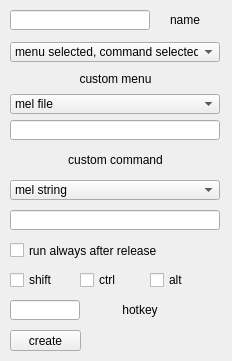
<?xml version="1.0" encoding="UTF-8"?>
<ui version="4.0">
 <class>Form</class>
 <widget class="QWidget" name="Form">
  <property name="geometry">
   <rect>
    <x>0</x>
    <y>0</y>
    <width>232</width>
    <height>361</height>
   </rect>
  </property>
  <property name="windowTitle">
   <string>Form</string>
  </property>
  <widget class="QCheckBox" name="chb_shift">
   <property name="geometry">
    <rect>
     <x>10</x>
     <y>270</y>
     <width>70</width>
     <height>20</height>
    </rect>
   </property>
   <property name="sizePolicy">
    <sizepolicy hsizetype="Fixed" vsizetype="Fixed">
     <horstretch>0</horstretch>
     <verstretch>0</verstretch>
    </sizepolicy>
   </property>
   <property name="minimumSize">
    <size>
     <width>70</width>
     <height>20</height>
    </size>
   </property>
   <property name="maximumSize">
    <size>
     <width>60</width>
     <height>20</height>
    </size>
   </property>
   <property name="text">
    <string>shift</string>
   </property>
  </widget>
  <widget class="QLineEdit" name="line_command">
   <property name="geometry">
    <rect>
     <x>10</x>
     <y>210</y>
     <width>210</width>
     <height>20</height>
    </rect>
   </property>
   <property name="sizePolicy">
    <sizepolicy hsizetype="Fixed" vsizetype="Fixed">
     <horstretch>0</horstretch>
     <verstretch>0</verstretch>
    </sizepolicy>
   </property>
   <property name="minimumSize">
    <size>
     <width>210</width>
     <height>20</height>
    </size>
   </property>
  </widget>
  <widget class="QLineEdit" name="line_menu">
   <property name="geometry">
    <rect>
     <x>10</x>
     <y>120</y>
     <width>210</width>
     <height>20</height>
    </rect>
   </property>
   <property name="sizePolicy">
    <sizepolicy hsizetype="Fixed" vsizetype="Fixed">
     <horstretch>0</horstretch>
     <verstretch>0</verstretch>
    </sizepolicy>
   </property>
   <property name="minimumSize">
    <size>
     <width>210</width>
     <height>20</height>
    </size>
   </property>
  </widget>
  <widget class="QLabel" name="label_2">
   <property name="geometry">
    <rect>
     <x>10</x>
     <y>150</y>
     <width>211</width>
     <height>20</height>
    </rect>
   </property>
   <property name="sizePolicy">
    <sizepolicy hsizetype="Fixed" vsizetype="Fixed">
     <horstretch>0</horstretch>
     <verstretch>0</verstretch>
    </sizepolicy>
   </property>
   <property name="minimumSize">
    <size>
     <width>180</width>
     <height>20</height>
    </size>
   </property>
   <property name="text">
    <string>custom command</string>
   </property>
   <property name="alignment">
    <set>Qt::AlignCenter</set>
   </property>
  </widget>
  <widget class="QLineEdit" name="line_hotkey">
   <property name="geometry">
    <rect>
     <x>10</x>
     <y>300</y>
     <width>70</width>
     <height>20</height>
    </rect>
   </property>
   <property name="sizePolicy">
    <sizepolicy hsizetype="Fixed" vsizetype="Fixed">
     <horstretch>0</horstretch>
     <verstretch>20</verstretch>
    </sizepolicy>
   </property>
   <property name="minimumSize">
    <size>
     <width>70</width>
     <height>20</height>
    </size>
   </property>
   <property name="maximumSize">
    <size>
     <width>60</width>
     <height>16777215</height>
    </size>
   </property>
   <property name="maxLength">
    <number>1</number>
   </property>
  </widget>
  <widget class="QCheckBox" name="chb_ctrl">
   <property name="geometry">
    <rect>
     <x>80</x>
     <y>270</y>
     <width>70</width>
     <height>20</height>
    </rect>
   </property>
   <property name="sizePolicy">
    <sizepolicy hsizetype="Fixed" vsizetype="Fixed">
     <horstretch>0</horstretch>
     <verstretch>0</verstretch>
    </sizepolicy>
   </property>
   <property name="minimumSize">
    <size>
     <width>70</width>
     <height>20</height>
    </size>
   </property>
   <property name="maximumSize">
    <size>
     <width>60</width>
     <height>20</height>
    </size>
   </property>
   <property name="text">
    <string>ctrl</string>
   </property>
  </widget>
  <widget class="QLabel" name="label_1">
   <property name="geometry">
    <rect>
     <x>70</x>
     <y>300</y>
     <width>140</width>
     <height>20</height>
    </rect>
   </property>
   <property name="sizePolicy">
    <sizepolicy hsizetype="Fixed" vsizetype="Fixed">
     <horstretch>0</horstretch>
     <verstretch>0</verstretch>
    </sizepolicy>
   </property>
   <property name="minimumSize">
    <size>
     <width>140</width>
     <height>20</height>
    </size>
   </property>
   <property name="maximumSize">
    <size>
     <width>120</width>
     <height>16777215</height>
    </size>
   </property>
   <property name="text">
    <string>hotkey</string>
   </property>
   <property name="alignment">
    <set>Qt::AlignCenter</set>
   </property>
  </widget>
  <widget class="QLineEdit" name="line_name">
   <property name="geometry">
    <rect>
     <x>10</x>
     <y>10</y>
     <width>140</width>
     <height>20</height>
    </rect>
   </property>
   <property name="sizePolicy">
    <sizepolicy hsizetype="Fixed" vsizetype="Fixed">
     <horstretch>0</horstretch>
     <verstretch>0</verstretch>
    </sizepolicy>
   </property>
   <property name="minimumSize">
    <size>
     <width>140</width>
     <height>20</height>
    </size>
   </property>
   <property name="maximumSize">
    <size>
     <width>120</width>
     <height>16777215</height>
    </size>
   </property>
  </widget>
  <widget class="QPushButton" name="btn_create">
   <property name="geometry">
    <rect>
     <x>10</x>
     <y>330</y>
     <width>71</width>
     <height>21</height>
    </rect>
   </property>
   <property name="sizePolicy">
    <sizepolicy hsizetype="Fixed" vsizetype="Fixed">
     <horstretch>0</horstretch>
     <verstretch>0</verstretch>
    </sizepolicy>
   </property>
   <property name="minimumSize">
    <size>
     <width>60</width>
     <height>20</height>
    </size>
   </property>
   <property name="text">
    <string>create</string>
   </property>
  </widget>
  <widget class="QComboBox" name="cmb_menu">
   <property name="geometry">
    <rect>
     <x>10</x>
     <y>94</y>
     <width>210</width>
     <height>20</height>
    </rect>
   </property>
   <property name="sizePolicy">
    <sizepolicy hsizetype="Fixed" vsizetype="Fixed">
     <horstretch>0</horstretch>
     <verstretch>0</verstretch>
    </sizepolicy>
   </property>
   <property name="minimumSize">
    <size>
     <width>210</width>
     <height>20</height>
    </size>
   </property>
   <item>
    <property name="text">
     <string>mel file</string>
    </property>
   </item>
   <item>
    <property name="text">
     <string>python module</string>
    </property>
   </item>
  </widget>
  <widget class="QCheckBox" name="chb_alt">
   <property name="geometry">
    <rect>
     <x>150</x>
     <y>270</y>
     <width>70</width>
     <height>20</height>
    </rect>
   </property>
   <property name="sizePolicy">
    <sizepolicy hsizetype="Fixed" vsizetype="Fixed">
     <horstretch>0</horstretch>
     <verstretch>0</verstretch>
    </sizepolicy>
   </property>
   <property name="minimumSize">
    <size>
     <width>70</width>
     <height>20</height>
    </size>
   </property>
   <property name="maximumSize">
    <size>
     <width>60</width>
     <height>20</height>
    </size>
   </property>
   <property name="text">
    <string>alt</string>
   </property>
  </widget>
  <widget class="QComboBox" name="cmb_command">
   <property name="geometry">
    <rect>
     <x>10</x>
     <y>180</y>
     <width>210</width>
     <height>20</height>
    </rect>
   </property>
   <property name="sizePolicy">
    <sizepolicy hsizetype="Fixed" vsizetype="Fixed">
     <horstretch>0</horstretch>
     <verstretch>0</verstretch>
    </sizepolicy>
   </property>
   <property name="minimumSize">
    <size>
     <width>210</width>
     <height>20</height>
    </size>
   </property>
   <item>
    <property name="text">
     <string>mel string</string>
    </property>
   </item>
   <item>
    <property name="text">
     <string>python string</string>
    </property>
   </item>
   <item>
    <property name="text">
     <string>python module</string>
    </property>
   </item>
  </widget>
  <widget class="QComboBox" name="cmb_method">
   <property name="geometry">
    <rect>
     <x>10</x>
     <y>42</y>
     <width>210</width>
     <height>20</height>
    </rect>
   </property>
   <property name="minimumSize">
    <size>
     <width>210</width>
     <height>20</height>
    </size>
   </property>
   <property name="maximumSize">
    <size>
     <width>180</width>
     <height>16777215</height>
    </size>
   </property>
   <item>
    <property name="text">
     <string>menu selected, command selected</string>
    </property>
   </item>
   <item>
    <property name="text">
     <string>menu selected, command custom</string>
    </property>
   </item>
   <item>
    <property name="text">
     <string>menu custom, command custom</string>
    </property>
   </item>
   <item>
    <property name="text">
     <string>menu preset, command preset</string>
    </property>
   </item>
   <item>
    <property name="text">
     <string>menu preset, command custom</string>
    </property>
   </item>
  </widget>
  <widget class="QLabel" name="label">
   <property name="geometry">
    <rect>
     <x>10</x>
     <y>68</y>
     <width>211</width>
     <height>21</height>
    </rect>
   </property>
   <property name="sizePolicy">
    <sizepolicy hsizetype="Fixed" vsizetype="Fixed">
     <horstretch>0</horstretch>
     <verstretch>0</verstretch>
    </sizepolicy>
   </property>
   <property name="minimumSize">
    <size>
     <width>180</width>
     <height>20</height>
    </size>
   </property>
   <property name="text">
    <string>custom menu</string>
   </property>
   <property name="alignment">
    <set>Qt::AlignCenter</set>
   </property>
  </widget>
  <widget class="QLabel" name="label_3">
   <property name="geometry">
    <rect>
     <x>150</x>
     <y>10</y>
     <width>70</width>
     <height>20</height>
    </rect>
   </property>
   <property name="sizePolicy">
    <sizepolicy hsizetype="Fixed" vsizetype="Fixed">
     <horstretch>0</horstretch>
     <verstretch>0</verstretch>
    </sizepolicy>
   </property>
   <property name="minimumSize">
    <size>
     <width>70</width>
     <height>20</height>
    </size>
   </property>
   <property name="maximumSize">
    <size>
     <width>60</width>
     <height>20</height>
    </size>
   </property>
   <property name="text">
    <string>name</string>
   </property>
   <property name="alignment">
    <set>Qt::AlignCenter</set>
   </property>
  </widget>
  <widget class="QCheckBox" name="chb_command">
   <property name="geometry">
    <rect>
     <x>10</x>
     <y>240</y>
     <width>211</width>
     <height>21</height>
    </rect>
   </property>
   <property name="text">
    <string>run always after release</string>
   </property>
  </widget>
 </widget>
 <resources/>
 <connections/>
</ui>
